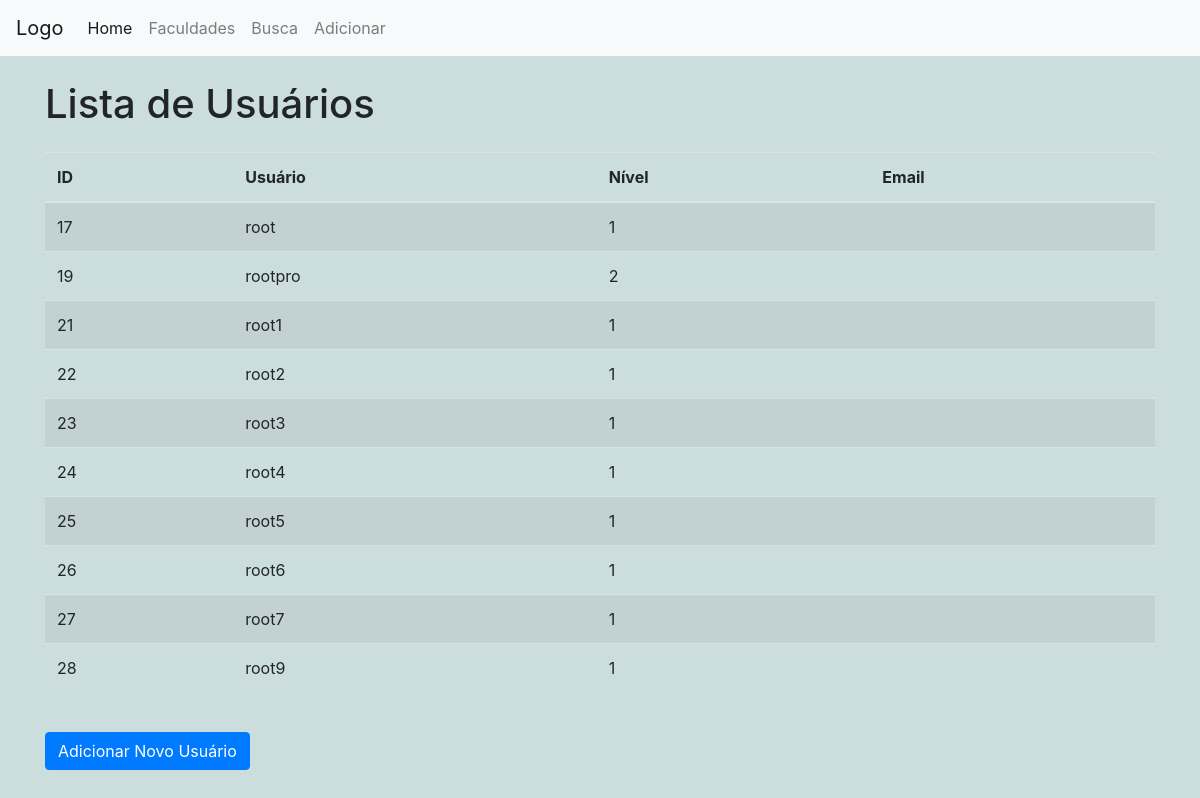
The app's page /lista_usuarios.php (signed in) with its own data.
### tables this page shows
CREATE TABLE `usuarios` (
  `iduser` int(11) NOT NULL,
  `usuario` varchar(50) NOT NULL,
  `senha_criptografada` varchar(255) NOT NULL,
  `nivel` int(11) NOT NULL DEFAULT 1,
  `email` varchar(255) DEFAULT NULL
);

### lista_usuarios.php (the view, shortened to what this page needs)
<!DOCTYPE html>
<html>
<head>
  <link rel="stylesheet" href="https://stackpath.bootstrapcdn.com/bootstrap/4.5.2/css/bootstrap.min.css">
  <link rel="stylesheet" href="style.css">
</head>
<body>
  <nav class="navbar navbar-expand-lg navbar-light bg-light">
    <a class="navbar-brand" href="#">Logo</a>
    <div class="collapse navbar-collapse" id="navbarNav">
        <ul class="navbar-nav">
            <li class="nav-item active">
                <a class="nav-link" href="home.php">Home <span class="sr-only">(current)</span></a>
            </li>
            <li class="nav-item">
                <a class="nav-link" href="faculdade.php">Faculdades</a>
            </li>
            <li class="nav-item">
                <a class="nav-link" href="pagina_de_busca.php">Busca</a>
            </li>
            <li class="nav-item">
                <a class="nav-link" href="inserir_dados.php">Adicionar</a>
            </li>
        </ul>
    </div>
</nav>
  <div class="container">
    <h1 class="mt-4">Lista de Usuários</h1>
    <div class="table-responsive mt-4">
      <table class="table table-striped">
        <thead>
          <tr>
            <th>ID</th>
            <th>Usuário</th>
            <th>Nível</th>
            <th>Email</th>
          </tr>
        </thead>
        <tbody>
<?php
    $credenciais = parse_ini_file("credenciais_banco.txt");
    $endereco = $credenciais["host"];
    $usuario = $credenciais["username"];
    $senha = $credenciais["password"];
    $banco = $credenciais["dbname"];
        try {
            $pdo = new PDO("mysql:dbname=".$banco.";host=".$endereco, $usuario, $senha);
            $pdo->setAttribute(PDO::ATTR_ERRMODE, PDO::ERRMODE_EXCEPTION);
            $sql = "SELECT iduser, usuario, nivel, email FROM usuarios";
            $stmt = $pdo->prepare($sql);
            $stmt->execute();
            while ($row = $stmt->fetch(PDO::FETCH_ASSOC)) {
                echo "<tr>";
                echo "<td>".$row['iduser']."</td>";
                echo "<td>".$row['usuario']."</td>";
                echo "<td>".$row['nivel']."</td>";
                echo "<td>".$row['email']."</td>";
                echo "</tr>";
            }
        } catch (PDOException $e) {
            echo "Erro: " . $e->getMessage();
        }
        ?>
        </tbody>
      </table>
    </div>
    <a class="btn btn-primary mt-4" href="add_usuario.php" role="button">Adicionar Novo Usuário</a>
  </div>
</body>
</html>

### style.css (style rules this page uses)
body { background-color: rgb(204, 221, 221); }

### records on screen
usuarios: iduser "17", usuario "root", nivel "1"
usuarios: iduser "19", usuario "rootpro", nivel "2"
usuarios: iduser "21", usuario "root1", nivel "1"
usuarios: iduser "22", usuario "root2", nivel "1"
usuarios: iduser "23", usuario "root3", nivel "1"
usuarios: iduser "24", usuario "root4", nivel "1"
usuarios: iduser "25", usuario "root5", nivel "1"
usuarios: iduser "26", usuario "root6", nivel "1"
usuarios: iduser "27", usuario "root7", nivel "1"
usuarios: iduser "28", usuario "root9", nivel "1"
